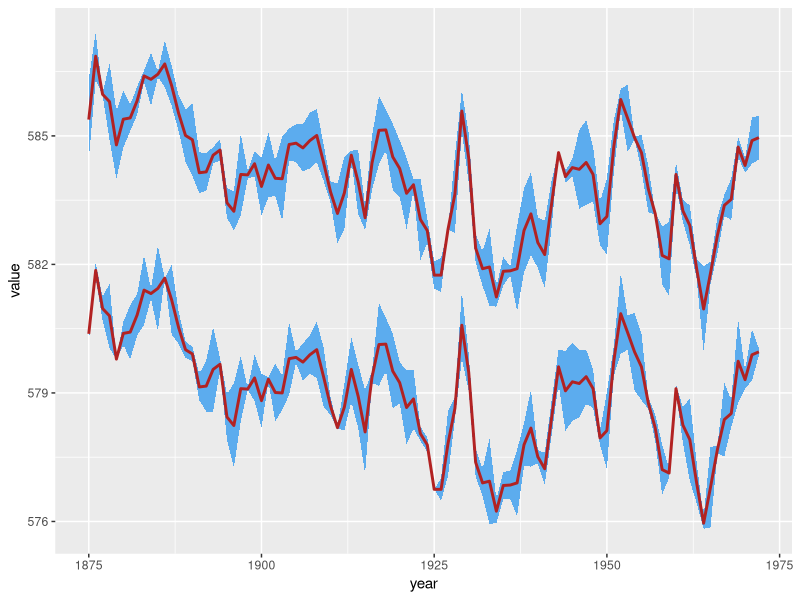

Reproduce this figure in R.
## ---- chunk 1
nchar("¡Plot your confidence interval easily with R! With ggplot geom_ribbon() de ggplot you can add shadow areas to your lines. We show you how to deal with it!")
## ---- chunk 2
knitr::opts_chunk$set(echo = TRUE)
## ---- chunk 3
library(tidyverse)
huron <- data.frame(year = rep(1875:1972,2), 
                    group = c(rep("a",98),rep("b",98)),
                    value = c(LakeHuron, LakeHuron + 5),
                    std = runif(length(LakeHuron)*2,0,1))

huron %>% 
  ggplot(aes(year, value, fill = group)) + 
  geom_ribbon(aes(ymin = value - std, ymax = value + std, group=group), fill = "steelblue2") + 
  geom_line(color = "firebrick", size = 1)

